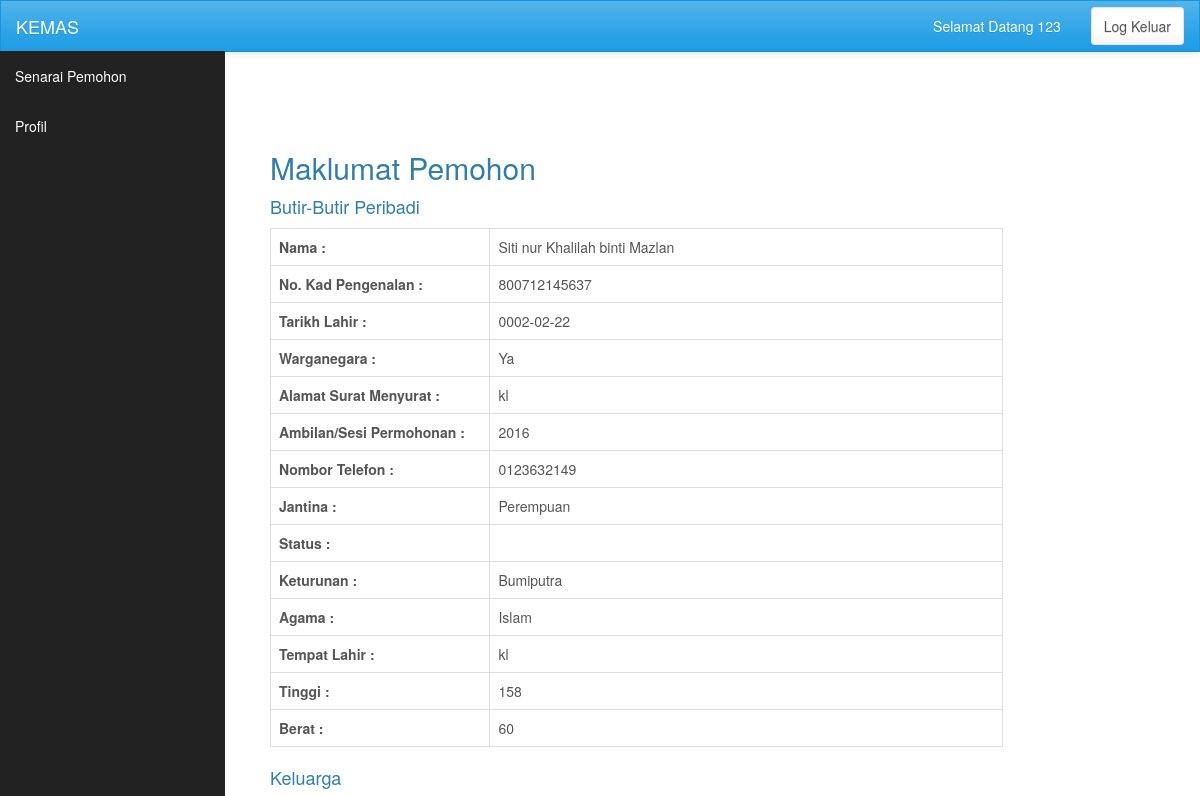
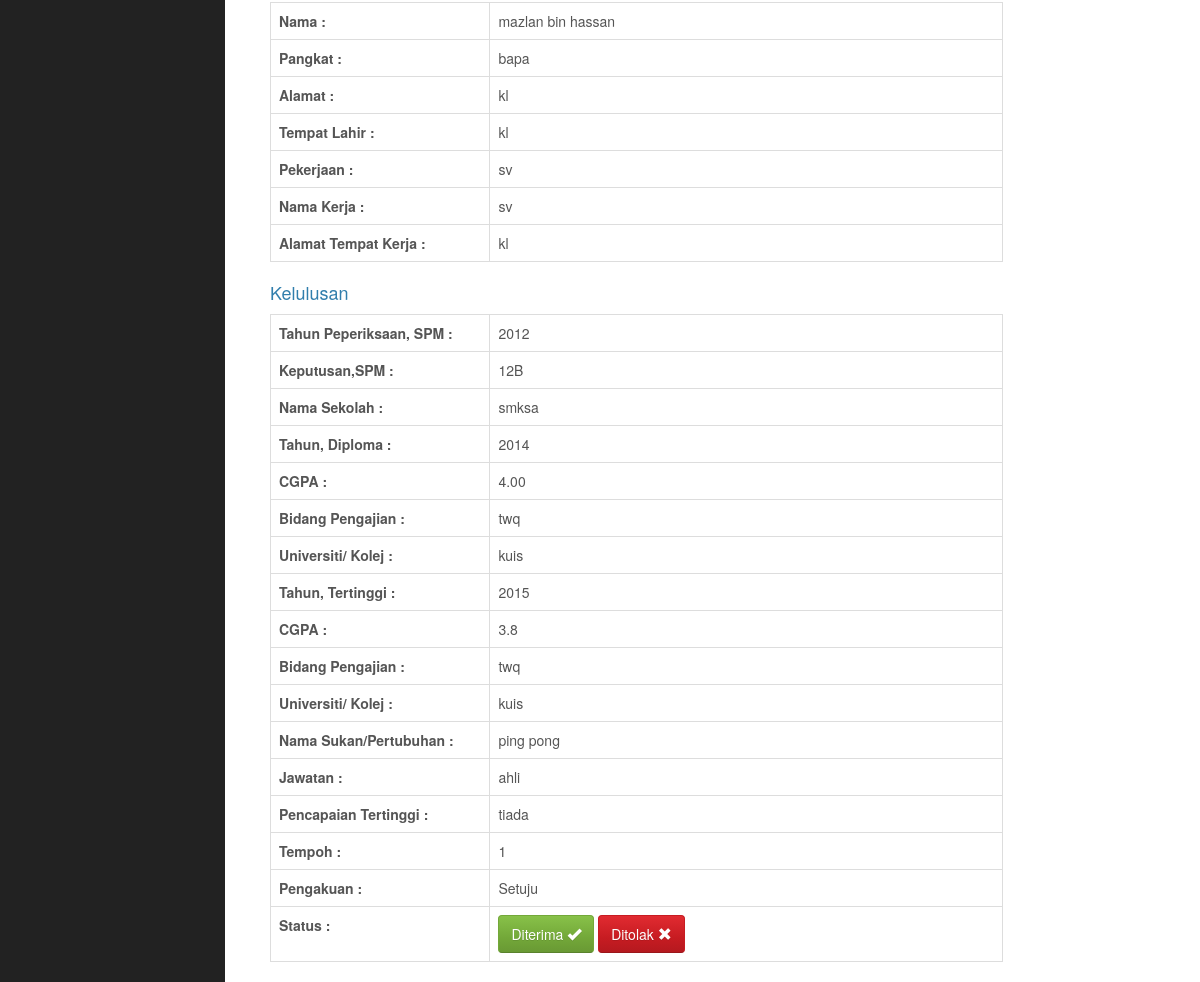
Page /view_admin.php?id=Siti nur Khalilah binti Mazlan (signed in) on the committed database (2 pictures, top to bottom).
### tables this page shows
CREATE TABLE `permohonan` (
  `id` int(1) NOT NULL,
  `username` varchar(255) NOT NULL,
  `nama` varchar(255) DEFAULT NULL,
  `no_kp` varchar(255) DEFAULT NULL,
  `tarikhlahir` date DEFAULT NULL,
  `warganegara` varchar(255) DEFAULT NULL,
  `alamat` varchar(255) DEFAULT NULL,
  `ambilan` varchar(255) DEFAULT NULL,
  `notel` varchar(255) DEFAULT NULL,
  `jantina` varchar(255) DEFAULT NULL,
  `status` varchar(255) DEFAULT NULL,
  `keturunan` varchar(255) DEFAULT NULL,
  `agama` varchar(255) DEFAULT NULL,
  `tempatlahir` varchar(255) DEFAULT NULL,
  `tinggi` varchar(255) DEFAULT NULL,
  `berat` varchar(255) DEFAULT NULL,
  `nama_keluarga` varchar(255) DEFAULT NULL,
  `pangkat` varchar(255) DEFAULT NULL,
  `alamat_keluarga` varchar(255) DEFAULT NULL,
  `tempatlahir_keluarga` varchar(255) DEFAULT NULL,
  `pekerjaan` varchar(255) DEFAULT NULL,
  `namakerja` varchar(255) DEFAULT NULL,
  `alamatkerja` varchar(255) DEFAULT NULL,
  `tahun_spm` varchar(255) DEFAULT NULL,
  `keputusan_spm` varchar(255) DEFAULT NULL,
  `namasek_spm` varchar(255) DEFAULT NULL,
  `tahun_dip` varchar(255) DEFAULT NULL,
  `cgpa_dip` varchar(255) DEFAULT NULL,
  `bidang_dip` varchar(255) DEFAULT NULL,
  `universiti_dip` varchar(255) DEFAULT NULL,
  `tahun_tinggi` varchar(255) DEFAULT NULL,
  `cgpa_tinggi` varchar(255) DEFAULT NULL,
  `bidang_tinggi` varchar(255) DEFAULT NULL,
  `universiti_tinggi` varchar(255) DEFAULT NULL,
  `nama_sukan` varchar(255) DEFAULT NULL,
  `jawatan` varchar(255) DEFAULT NULL,
  `pencapaian` varchar(255) DEFAULT NULL,
  `tempoh` varchar(255) DEFAULT NULL,
  `syarat` varchar(255) DEFAULT NULL,
  `status_admin` varchar(255) DEFAULT 'Dalam proses',
  `iv_date` varchar(255) DEFAULT NULL
);

### view_admin.php (the view, shortened to what this page needs)
<?php
$id = $_GET['id'];
include "inc/dbconn.php";
$view = "SELECT * FROM permohonan WHERE nama = '$id' ";
$run = mysqli_query($db, $view);
$row = mysqli_fetch_assoc($run);
include "inc/header.php";
include "inc/nav_app.php";
?>
	<div id="wrapper">
		<div class="content">
			<div class="col-md-10">
				<h2>Maklumat Pemohon</h2>
				<table class="table table-bordered table-hover">
					<tbody>
						<h4>Butir-Butir Peribadi</h4>
						<tr>
							<th width="30%">Nama :</th>
							<td>
								<?php echo $row['nama']?>
							</td>
						</tr>
						<tr>
							<th>No. Kad Pengenalan : </th>
							<td>
								<?php echo $row['no_kp']?>
							</td>
						</tr>
						<tr>
							<th>Tarikh Lahir : </th>
							<td>
								<?php echo $row['tarikhlahir']?>
							</td>
						</tr>
						<tr>
							<th>Warganegara : </th>
							<td>
								<?php echo $row['warganegara']?>
							</td>
						</tr>
						<tr>
							<th>Alamat Surat Menyurat : </th>
							<td>
								<?php echo $row['alamat']?>
							</td>
						</tr>
						<tr>
							<th>Ambilan/Sesi Permohonan : </th>
							<td>
								<?php echo $row['ambilan']?>
							</td>
						</tr>
						<tr>
							<th>Nombor Telefon : </th>
							<td>
								<?php echo $row['notel']?>
							</td>
						</tr>
						<tr>
							<th>Jantina : </th>
							<td>
								<?php echo $row['jantina']?>
							</td>
						</tr>
						<tr>
							<th>Status : </th>
							<td>
							</td>
						</tr>
						<tr>
							<th>Keturunan : </th>
							<td>
								<?php echo $row['keturunan']?>
							</td>
						</tr>
						<tr>
							<th>Agama : </th>
							<td>
								<?php echo $row['agama']?>
							</td>
						</tr>
						<tr>
							<th>Tempat Lahir : </th>
							<td>
								<?php echo $row['tempatlahir']?>
							</td>
						</tr>
						<tr>
							<th>Tinggi : </th>
							<td>
								<?php echo $row['tinggi']?>
							</td>
						</tr>
						<tr>
							<th>Berat : </th>
							<td>
								<?php echo $row['berat']?>
							</td>
						</tr>
					</tbody>
				</table>
				<table class="table table-bordered table-hover">
					<tbody>
						<h4>Keluarga</h4>
						<tr>
							<th width="30%">Nama : </th>
							<td>
								<?php echo $row['nama_keluarga']?>
							</td>
						</tr>
						<tr>
							<th>Pangkat : </th>
							<td>
								<?php echo $row['pangkat']?>
							</td>
						</tr>
						<tr>
							<th>Alamat : </th>
							<td>
								<?php echo $row['alamat_keluarga']?>
							</td>
						</tr>
						<tr>
							<th>Tempat Lahir : </th>
							<td>
								<?php echo $row['tempatlahir_keluarga']?>
							</td>
						</tr>
						<tr>
							<th>Pekerjaan : </th>
							<td>
								<?php echo $row['pekerjaan']?>
							</td>
						</tr>
						<tr>
							<th>Nama Kerja : </th>
							<td>
								<?php echo $row['namakerja']?>
							</td>
						</tr>
						<tr>
							<th>Alamat Tempat Kerja : </th>
							<td>
								<?php echo $row['alamatkerja']?>
							</td>
						</tr>
					</tbody>
				</table>
				<table class="table table-bordered table-hover">
					<tbody>
						<h4>Kelulusan</h4>
						<tr>
							<th width="30%">Tahun Peperiksaan, SPM : </th>
							<td>
								<?php echo $row['tahun_spm']?>
							</td>
						</tr>
						<tr>
							<th>Keputusan,SPM : </th>
							<td>
								<?php echo $row['keputusan_spm']?>
							</td>
						</tr>
						<tr>
							<th>Nama Sekolah : </th>
							<td>
								<?php echo $row['namasek_spm']?>
							</td>
						</tr>
						<tr>
							<th>Tahun, Diploma : </th>
							<td>
								<?php echo $row['tahun_dip']?>
							</td>
						</tr>
						<tr>
							<th>CGPA : </th>
							<td>
								<?php echo $row['cgpa_dip']?>
							</td>
						</tr>
						<tr>
							<th>Bidang Pengajian : </th>
							<td>
								<?php echo $row['bidang_dip']?>
							</td>
						</tr>
						<tr>
							<th>Universiti/ Kolej : </th>
							<td>
								<?php echo $row['universiti_dip']?>
							</td>
						</tr>
						<tr>
							<th>Tahun, Tertinggi : </th>
							<td>
								<?php echo $row['tahun_tinggi']?>
							</td>
						</tr>
						<tr>
							<th>CGPA : </th>
							<td>
								<?php echo $row['cgpa_tinggi']?>
							</td>
						</tr>
						<tr>
							<th>Bidang Pengajian : </th>
							<td>
								<?php echo $row['bidang_tinggi']?>
							</td>
						</tr>
						<tr>
							<th>Universiti/ Kolej : </th>
							<td>
								<?php echo $row['universiti_tinggi']?>
							</td>
						</tr>
						<tr>
							<th>Nama Sukan/Pertubuhan : </th>
							<td>
								<?php echo $row['nama_sukan']?>
							</td>
						</tr>
						<tr>
							<th>Jawatan : </th>
							<td>
								<?php echo $row['jawatan']?>
							</td>
						</tr>
						<tr>
							<th>Pencapaian Tertinggi : </th>
							<td>
								<?php echo $row['pencapaian']?>
							</td>
						</tr>
						<tr>
							<th>Tempoh : </th>
							<td>
								<?php echo $row['tempoh']?>
							</td>
						</tr>
						<tr>
							<th>Pengakuan : </th>
							<td>
								<?php echo $row['syarat']?>
							</td>
						</tr>
						<tr>
							<th>Status : </th>
							<td>
								<form class="form-inline" action="" method="POST">
									<button class="btn btn-success" name="status" value="Diterima">
									Diterima
										<span class="glyphicon glyphicon-ok"></span>
									</button>
									<button class="btn btn-danger" name="status" value="Ditolak">
										Ditolak
										<span class="glyphicon glyphicon-remove"></span>
									</button>
								</form>
							</td>
						</tr>
					</tbody>
				</table>
			</div>
		</div>

### css/app.css (style rules this page uses)
html, body { height: 100%; }
#wrapper { padding: 100px 0px 100px 225px; }
.content { padding: 30px; }

### rows in the picture
permohonan: nama "Siti nur Khalilah binti Mazlan", no_kp "800712145637", tarikhlahir "0002-02-22", warganegara "Ya", alamat "kl", ambilan "2016", notel "0123632149", jantina "Perempuan", keturunan "Bumiputra", agama "Islam", tempatlahir "kl", tinggi "158", berat "60", nama_keluarga "mazlan bin hassan", pangkat "bapa", alamat_keluarga "kl", tempatlahir_keluarga "kl", pekerjaan "sv", namakerja "sv", alamatkerja "kl", tahun_spm "2012", keputusan_spm "12B", namasek_spm "smksa", tahun_dip "2014", cgpa_dip "4.00", bidang_dip "twq", universiti_dip "kuis", tahun_tinggi "2015", cgpa_tinggi "3.8", bidang_tinggi "twq", universiti_tinggi "kuis", nama_sukan "ping pong", jawatan "ahli", pencapaian "tiada", tempoh "1", syarat "Setuju"

### other values in the picture
$_SESSION['id_admin'] "123"
